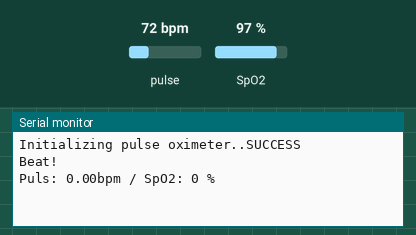
A sketch run on a simulated Arduino Uno, built with avr-gcc and run on an emulated ATmega328P. Parts: the last lines printed to the serial monitor. Inputs (shaded band) come from the test bench; at power-on: pulse 72 bpm, SpO2 97 %.

Above: at 1.2 s.
1.3 s: pulse set to 42 bpm
At 2.7 s:
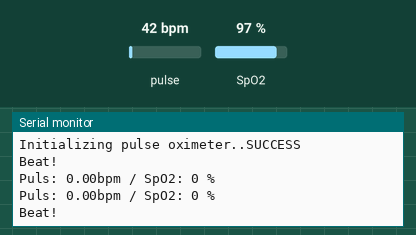
2.8 s: SpO2 set to 80 %
At 3.6 s:
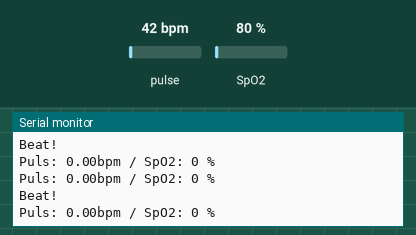
4.3 s: pulse set to 70 bpm
At 7.8 s:
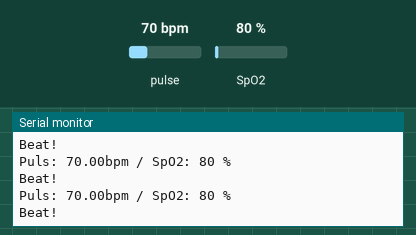
Timing chart, 0 to 9.3 s (numbered marks = the images above; inputs shaded):
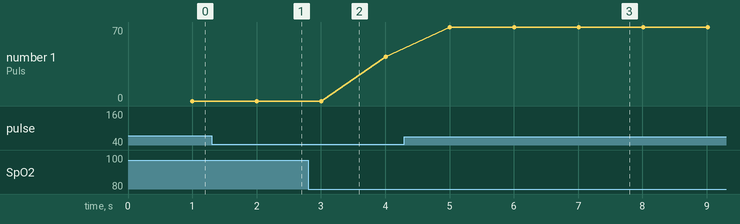

Measured:
- after the input at 4.3 s, the serial monitor: prints a new line after 0.71 s (image 3)
- plotted number 1: 42 → 70 after the input at 4.3 s

The sketch:

input_heartrate.ino
```cpp
// Originalquelle https://github.com/gabriel-milan/Arduino-MAX30100

#include <Wire.h>
#include "MAX30100_PulseOximeter.h"

// Pulsoximeter
PulseOximeter pox;

// Zeitvariable, mit der unten festgestellt wird, ob ein Statustext ausgegeben werden soll
uint32_t time_last = 0;

// Callback (wird weiter unten gesetzt), das bei jedem erkannten Herzschlag aufgerufen wird
void onBeatDetected()
{
    Serial.println("Beat!");
}

void setup()
{
    Serial.begin(115200);

    Serial.print("Initializing pulse oximeter..");

    // Initialisieren. Wenn alles richtig verbunden ist, wird man hier meist keinen Output sehen.
    if (!pox.begin()) {
        Serial.println("FAILED");
        return;
    } else {
        Serial.println("SUCCESS");
    }

    // Den Strom der Infrarot LED auf 27,1 mA setzen verbessert die Herzschlagerkennung ein bisschen
    pox.setIRLedCurrent(MAX30100_LED_CURR_27_1MA);

    // Callback registrieren
    pox.setOnBeatDetectedCallback(onBeatDetected);
}

void loop()
{
    // So oft wie moeglich aufrufen
    pox.update();

    // Puls und Sauerstoffsaettigung werden alle 1000 ms ueber das serielle Interface ausgegeben.
    // Wenn der Wert 0 ist, ist die Messung fehlgeschlagen.
    if (millis() - time_last > 1000) {
        Serial.print("Puls: ");
        Serial.print(pox.getHeartRate());
        Serial.print("bpm / SpO2: ");
        Serial.print(pox.getSpO2());
        Serial.println(" %");

        time_last = millis();
    }
}
```
